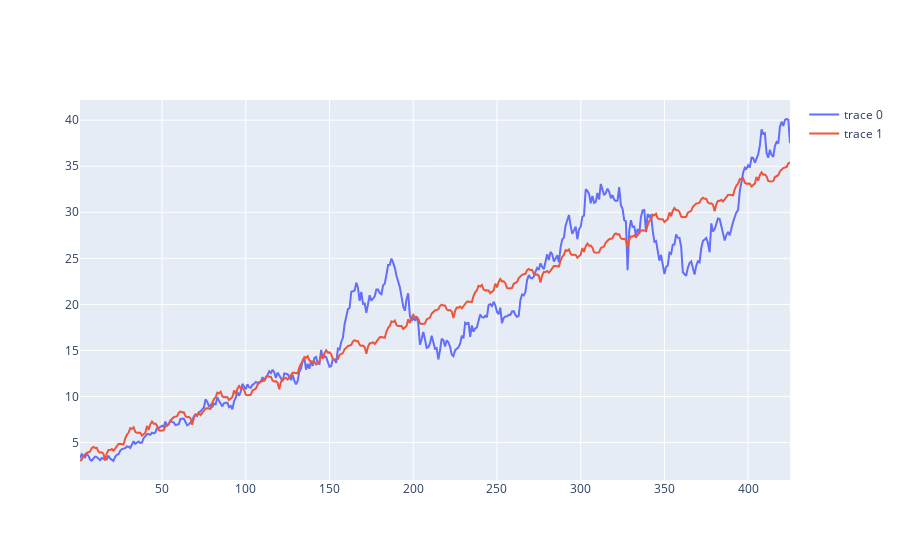

The cell this chart's notebook holds for it:
### Code cell
fig = go.Figure()
fig.add_trace(go.Scatter(x = A[:,0], y = X))
fig.add_trace(go.Scatter(x = A[:,0], y = reg.predict(A)))# + const))

### Figure 1 — Plotly figure (JSON) as saved in the notebook; plotly's stock layout.template omitted (floating-point values rounded to 4 significant figures; data arrays with more than 128 entries replaced by an {"elided": "..."} marker saying what was removed)
{"data": [{"type": "scatter", "x": {"elided": "425 int values"}, "y": {"elided": "425 float values"}}, {"type": "scatter", "x": {"elided": "425 int values"}, "y": {"elided": "425 float values"}}], "layout": {}}
